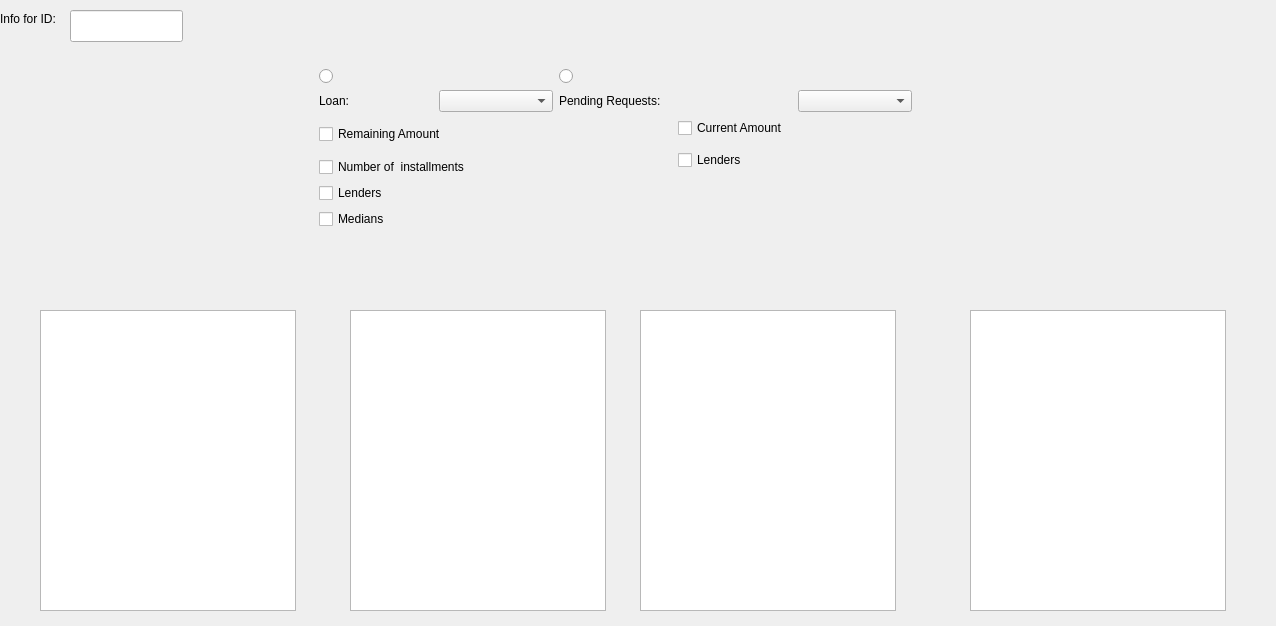
<?xml version="1.0" encoding="UTF-8"?>
<ui version="4.0">
 <class>extInfo</class>
 <widget class="QDialog" name="extInfo">
  <property name="geometry">
   <rect>
    <x>0</x>
    <y>0</y>
    <width>1276</width>
    <height>626</height>
   </rect>
  </property>
  <property name="windowTitle">
   <string>Dialog</string>
  </property>
  <widget class="QLabel" name="label">
   <property name="geometry">
    <rect>
     <x>0</x>
     <y>10</y>
     <width>71</width>
     <height>18</height>
    </rect>
   </property>
   <property name="text">
    <string>Info for ID:</string>
   </property>
  </widget>
  <widget class="QLineEdit" name="lineEdit">
   <property name="geometry">
    <rect>
     <x>70</x>
     <y>10</y>
     <width>113</width>
     <height>32</height>
    </rect>
   </property>
  </widget>
  <widget class="QTableView" name="tableView">
   <property name="geometry">
    <rect>
     <x>40</x>
     <y>310</y>
     <width>256</width>
     <height>301</height>
    </rect>
   </property>
  </widget>
  <widget class="QTableView" name="tableView_2">
   <property name="geometry">
    <rect>
     <x>350</x>
     <y>310</y>
     <width>256</width>
     <height>301</height>
    </rect>
   </property>
  </widget>
  <widget class="QTableView" name="tableView_3">
   <property name="geometry">
    <rect>
     <x>640</x>
     <y>310</y>
     <width>256</width>
     <height>301</height>
    </rect>
   </property>
  </widget>
  <widget class="QTableView" name="tableView_4">
   <property name="geometry">
    <rect>
     <x>970</x>
     <y>310</y>
     <width>256</width>
     <height>301</height>
    </rect>
   </property>
  </widget>
  <widget class="QFrame" name="">
   <property name="geometry">
    <rect>
     <x>310</x>
     <y>60</y>
     <width>611</width>
     <height>178</height>
    </rect>
   </property>
   <layout class="QGridLayout" name="gridLayout">
    <item row="0" column="0" colspan="2">
     <widget class="QRadioButton" name="radioButton">
      <property name="text">
       <string/>
      </property>
     </widget>
    </item>
    <item row="1" column="2">
     <widget class="QLabel" name="label_3">
      <property name="text">
       <string>Pending Requests:</string>
      </property>
     </widget>
    </item>
    <item row="1" column="1">
     <widget class="QComboBox" name="comboBox"/>
    </item>
    <item row="1" column="4">
     <widget class="QComboBox" name="comboBox_2"/>
    </item>
    <item row="3" column="3" rowspan="2" colspan="2">
     <widget class="QCheckBox" name="chkPL">
      <property name="text">
       <string>Lenders</string>
      </property>
     </widget>
    </item>
    <item row="2" column="3" colspan="2">
     <widget class="QCheckBox" name="chkPCurr">
      <property name="text">
       <string>Current Amount</string>
      </property>
     </widget>
    </item>
    <item row="5" column="0" colspan="2">
     <widget class="QCheckBox" name="chkLLen">
      <property name="text">
       <string>Lenders</string>
      </property>
     </widget>
    </item>
    <item row="4" column="0" colspan="2">
     <widget class="QCheckBox" name="chkLNum">
      <property name="text">
       <string>Number of  installments</string>
      </property>
     </widget>
    </item>
    <item row="1" column="0">
     <widget class="QLabel" name="label_2">
      <property name="text">
       <string>Loan:</string>
      </property>
     </widget>
    </item>
    <item row="2" column="0" rowspan="2" colspan="2">
     <widget class="QCheckBox" name="chkLRem">
      <property name="text">
       <string>Remaining Amount</string>
      </property>
     </widget>
    </item>
    <item row="6" column="0" colspan="2">
     <widget class="QCheckBox" name="chkLMed">
      <property name="text">
       <string>Medians</string>
      </property>
     </widget>
    </item>
    <item row="0" column="2" colspan="2">
     <widget class="QRadioButton" name="radioButton_2">
      <property name="text">
       <string/>
      </property>
     </widget>
    </item>
   </layout>
  </widget>
 </widget>
 <resources/>
 <connections/>
</ui>
